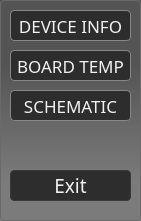
     <widget class="QFrame" name="MainDeviceMenu">
      <property name="geometry">
       <rect>
        <x>0</x>
        <y>0</y>
        <width>141</width>
        <height>221</height>
       </rect>
      </property>
      <property name="sizePolicy">
       <sizepolicy hsizetype="Fixed" vsizetype="Preferred">
        <horstretch>0</horstretch>
        <verstretch>0</verstretch>
       </sizepolicy>
      </property>
      <property name="font">
       <font>
        <family>Exo 2</family>
        <pointsize>15</pointsize>
        <italic>true</italic>
       </font>
      </property>
      <property name="layoutDirection">
       <enum>Qt::LeftToRight</enum>
      </property>
      <property name="styleSheet">
       <string notr="true">background-color: qlineargradient(spread:pad, x1:1, y1:1, x2:1, y2:0, stop:0.176471 rgba(123, 123, 123, 255), stop:0.710784 rgba(84, 84, 84, 255));
border: 1px solid rgb(106, 106, 106);
border-radius: 4px;</string>
      </property>
      <property name="frameShape">
       <enum>QFrame::NoFrame</enum>
      </property>
      <property name="frameShadow">
       <enum>QFrame::Plain</enum>
      </property>
      <widget class="QPushButton" name="deviceInfo">
       <property name="geometry">
        <rect>
         <x>10</x>
         <y>10</y>
         <width>121</width>
         <height>31</height>
        </rect>
       </property>
       <property name="sizePolicy">
        <sizepolicy hsizetype="Minimum" vsizetype="Preferred">
         <horstretch>0</horstretch>
         <verstretch>0</verstretch>
        </sizepolicy>
       </property>
       <property name="maximumSize">
        <size>
         <width>300</width>
         <height>16777215</height>
        </size>
       </property>
       <property name="baseSize">
        <size>
         <width>300</width>
         <height>0</height>
        </size>
       </property>
       <property name="font">
        <font>
         <family>Rajdhani</family>
         <pointsize>13</pointsize>
         <weight>50</weight>
         <italic>false</italic>
         <bold>false</bold>
        </font>
       </property>
       <property name="styleSheet">
        <string notr="true">QPushButton { 
	background-color: rgb(45, 45, 45);
border: 1px solid rgb(135, 135, 135);
border-radius: 4px;

color: #f2f2f2;
width: 90%;
padding: 0;
}

QPushButton::hover {
	background-color: rgb(56, 57, 56);
color:  rgb(170, 255, 155);
border-color: rgb(170, 255, 155);
}
</string>
       </property>
       <property name="text">
        <string>DEVICE INFO</string>
       </property>
      </widget>
      <widget class="QPushButton" name="BoardTemp">
       <property name="geometry">
        <rect>
         <x>10</x>
         <y>50</y>
         <width>121</width>
         <height>31</height>
        </rect>
       </property>
       <property name="sizePolicy">
        <sizepolicy hsizetype="Minimum" vsizetype="Preferred">
         <horstretch>0</horstretch>
         <verstretch>0</verstretch>
        </sizepolicy>
       </property>
       <property name="maximumSize">
        <size>
         <width>300</width>
         <height>16777215</height>
        </size>
       </property>
       <property name="baseSize">
        <size>
         <width>300</width>
         <height>0</height>
        </size>
       </property>
       <property name="font">
        <font>
         <family>Rajdhani</family>
         <pointsize>13</pointsize>
         <weight>50</weight>
         <italic>false</italic>
         <bold>false</bold>
        </font>
       </property>
       <property name="styleSheet">
        <string notr="true">QPushButton { 
	background-color: rgb(45, 45, 45);
border: 1px solid rgb(135, 135, 135);
border-radius: 4px;

color: #f2f2f2;
width: 90%;
padding: 0;
}

QPushButton::hover {
	background-color: rgb(56, 57, 56);
color:  rgb(170, 255, 155);
border-color: rgb(170, 255, 155);
}
</string>
       </property>
       <property name="text">
        <string>BOARD TEMP</string>
       </property>
      </widget>
      <widget class="QPushButton" name="exit">
       <property name="geometry">
        <rect>
         <x>10</x>
         <y>170</y>
         <width>121</width>
         <height>31</height>
        </rect>
       </property>
       <property name="sizePolicy">
        <sizepolicy hsizetype="Minimum" vsizetype="Preferred">
         <horstretch>0</horstretch>
         <verstretch>0</verstretch>
        </sizepolicy>
       </property>
       <property name="maximumSize">
        <size>
         <width>300</width>
         <height>16777215</height>
        </size>
       </property>
       <property name="baseSize">
        <size>
         <width>300</width>
         <height>0</height>
        </size>
       </property>
       <property name="font">
        <font>
         <family>Rajdhani</family>
         <pointsize>14</pointsize>
        </font>
       </property>
       <property name="styleSheet">
        <string notr="true">QPushButton { 
	background-color: rgb(45, 45, 45);

border: 1px solid rgb(58, 58, 58);
border-radius: 4px;

color: #f2f2f2;
width: 90%;
padding: 0;
}

QPushButton::hover {
	background-color: rgb(56, 57, 56);
color: rgb(163, 236, 8);
}
</string>
       </property>
       <property name="text">
        <string>Exit</string>
       </property>
      </widget>
      <widget class="QPushButton" name="showSchem">
       <property name="geometry">
        <rect>
         <x>10</x>
         <y>90</y>
         <width>121</width>
         <height>31</height>
        </rect>
       </property>
       <property name="sizePolicy">
        <sizepolicy hsizetype="Minimum" vsizetype="Preferred">
         <horstretch>0</horstretch>
         <verstretch>0</verstretch>
        </sizepolicy>
       </property>
       <property name="maximumSize">
        <size>
         <width>300</width>
         <height>16777215</height>
        </size>
       </property>
       <property name="baseSize">
        <size>
         <width>300</width>
         <height>0</height>
        </size>
       </property>
       <property name="font">
        <font>
         <family>Rajdhani</family>
         <pointsize>13</pointsize>
         <weight>50</weight>
         <italic>false</italic>
         <bold>false</bold>
        </font>
       </property>
       <property name="styleSheet">
        <string notr="true">QPushButton { 
	background-color: rgb(45, 45, 45);
border: 1px solid rgb(135, 135, 135);
border-radius: 4px;

color: #f2f2f2;
width: 90%;
padding: 0;
}

QPushButton::hover {
	background-color: rgb(56, 57, 56);
color:  rgb(170, 255, 155);
border-color: rgb(170, 255, 155);
}
</string>
       </property>
       <property name="text">
        <string>SCHEMATIC</string>
       </property>
      </widget>
     </widget>
